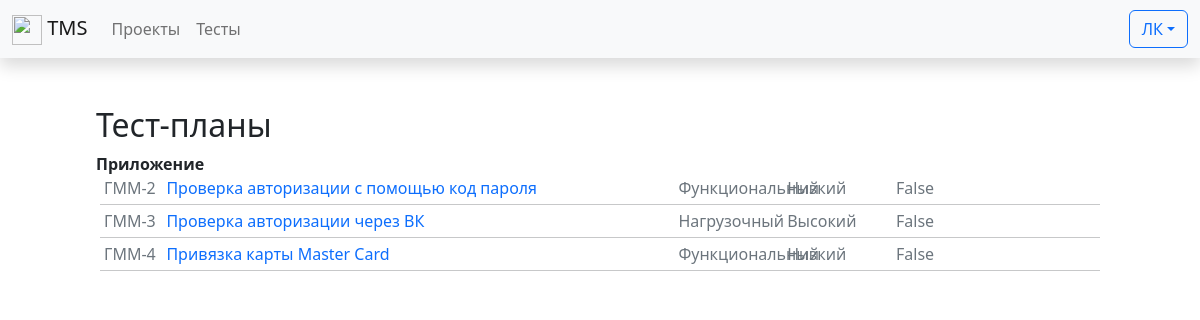
/project/1/test_plans/, run on the app's committed database.
### tests/models.py (models this page shows, shortened)
class TestPlans(models.Model):
    id = models.AutoField(_("Код тест-плана"), primary_key=True)
    title = models.CharField(_("Название тест-плана"), max_length=50)
    description = models.TextField(_("Описание тест-плана"))
    project = project = models.ForeignKey(Projects, verbose_name=_(
        "Проект"), on_delete=models.PROTECT)
    class Meta:
        verbose_name = _("Тест-план")
        verbose_name_plural = _("Тест-планы")

class TestCases(models.Model):
    id = models.AutoField(_("Код тест-кейса"), primary_key=True)
    """
    Описание тест-кейса
    """
    title = models.CharField(_("Название"), max_length=100)
    precondition = models.TextField(_("Предусловия"), blank=True, null=True)
    description = models.TextField(_("Описание"), blank=True, null=True)
    expectedResult = models.TextField(
        _("Ожидаемый результат"), blank=True, null=True)
    """
    Параметры тест кейса:
    - Проект
    - Набор
    - Тип теста
    - Приоритет
    - Статус
    - Автоматизирован (True/False)
    """
    project = models.ForeignKey(Projects, verbose_name=_(
        "Проект"), on_delete=models.PROTECT)
    suite = models.ForeignKey(TestSuites, verbose_name=_(
        "Группа"), null=True, on_delete=models.SET_NULL)
    type = models.ForeignKey(TestTypes, verbose_name=_(
        "Тип теста"), on_delete=models.PROTECT)
    priority = models.ForeignKey(TestPriorities, verbose_name=_(
        "Приоритет"), on_delete=models.PROTECT)
    status = models.ForeignKey(TestStatuses, verbose_name=_(
        "Статус"), on_delete=models.PROTECT, default=3)
    isAutomated = models.BooleanField(_("Автоматизирован"))
    """
    Кем и когда создано
    """
    created_by = models.ForeignKey(
        settings.AUTH_USER_MODEL, verbose_name="Создатель", on_delete=models.PROTECT, related_name='created_by')
    created_date = models.DateTimeField(_("Создано"), auto_now_add=True)
    """
    Кем и когда модифицировано
    """
    lastModified_by = models.ForeignKey(
        settings.AUTH_USER_MODEL, verbose_name="Последние изменения", on_delete=models.PROTECT, related_name='modified_by')
    lastModified_date = models.DateTimeField(_("Изменено"), auto_now=True)
    class Meta:
        verbose_name = _("Тест-кейс")
        verbose_name_plural = _("Тест-кейсы")

class TestTypes(models.Model):
    id = models.AutoField(_("Код типа"), primary_key=True)
    name = models.CharField(_("Тип"), max_length=50)
    class Meta:
        verbose_name = _("Тип теста")
        verbose_name_plural = _("Типы тестов")
    def __str__(self):
        return self.name

class TestPriorities(models.Model):
    id = models.AutoField(_("Код приоритета"), primary_key=True)
    name = models.CharField(_("Приоритет"), max_length=50)
    class Meta:
        verbose_name = _("Приоритет")
        verbose_name_plural = _("Приоритеты")
    def __str__(self):
        return self.name

### tests/views.py (the view)
# urls.py: path('project/<int:project_pk>/test_plans/', views.test_plans, name='test_plans'),
def test_plans(request, project_pk):
    project = Projects.objects.get(id=project_pk)
    testPlans_list = TestPlans.objects.filter(project__id=project_pk)
    testPlans_testCase_dict = dict()
    testCase_steps = dict()
    testCase_tags = dict()
    '''
    Попробую объяснить
    1. Получаем список айдишников тест-планов проекта
    2. Для каждого айдишника получаем QuerySet объектов TestCasePlans
    3. Для каждого значения QuerySet - TestCasePlans получаем TestCase
    4. Заносим все TestCase для айдишника плана в список и добавляем его в словарь

    Итог:
    Словарь вида:
    testPlan_id |   1   |    2   |   3   |
                |-------|--------|-------|
                |  TC1  |   TC6  |       |
                |  TC2  |   TC7  |       |
                |  TC3  |        |       |
                |       |        |       |
    '''
    for testPlan_id in testPlans_list:
        testPlan_list = TestCasePlans.objects.filter(testPlan=testPlan_id)
        l = list()
        for testPlan in testPlan_list:
            l.append(testPlan.testCase)
            testCase_steps[testPlan.testCase.id] = TestCaseSteps.objects.filter(
                testCase__project=project, testCase=testPlan.testCase)
            testCase_tags[testPlan.testCase.id] = TestCaseTags.objects.filter(
                testCase=testPlan.testCase
            ).values()
        testPlans_testCase_dict[testPlan_id] = l
    for k, v in testCase_tags.items():
        print(k, v)
    return render(request, 'test_plans.html', {
        'project': project,
        'suite_list': testPlans_list,
        'suite_test_list': testPlans_testCase_dict,
        'testCaseSteps': testCase_steps,
        'testCaseTags' : testCase_tags,
    }
    )

### tests/models.py (called while the page is built)
    def __str__(self):
        return self.name

    def acronym(self):
        regex = re.compile('[^а-яА-Яa-zA-Z]')
        return "".join(e[0].upper() for e in regex.sub(' ', self.name).split())

    def __str__(self):
        return self.name

    def __str__(self):
        return self.name

    def __str__(self):
        return self.description

### tests/views.py (called while the page is built)
@register.filter
def get_item(dictionary, key):
    return dictionary[key]

### templates/test_plans.html
{% extends 'base.html' %}
{% block content %}
    <div class="mx-5 p-5">
        <h2>Тест-планы</h2>
        {% block testPlanTable %}
        {% include "testCase/testPlan_table.html" %}
        {% endblock testPlanTable %}
    </div>
{% endblock content %}

### templates/testCase/testPlan_table.html (shortened to what this page needs)
{% block testPlanTable %}
    {% if suite_test_list %}
        {% for suite_name, test_list in suite_test_list.items %}
            {% if test_list %}
                <div class="collapse show" id="collapse_{{ forloop.counter }}">
                    <strong id="title">{{ suite_name.title }}</strong>
                    {% for test in test_list %}
                        {% with projectAcronym=test.project.acronym %}
                            <a class="d-flex flex-row text-decoration-none"
                                   href=""
                                   data-bs-toggle="modal"
                                   data-bs-target="#testCaseModal_{{ test.id }}">
                                   <div class="mx-2 text-secondary" style="width: 5%;">{{ projectAcronym }}-{{ test.id }}</div>
                                   <div class="mx-1 w-50" style="width: 25%;">{{ test.title }}</div>
                                   <div class="mx-1 text-secondary" style="width: 10%;">{{ test.type }}</div>
                                   <div class="mx-1 text-secondary" style="width: 10%;">{{ test.priority }}</div>
                                   <div class="mx-1 text-secondary" style="width: 5%;">{{ test.isAutomated }}</div>
                            </a>
                            <hr class="m-1">
                        {% endwith %}
                    {% endfor %}
                </div>
            {% endif %}
        {% endfor %}
    {% else %}
        <div>Нет тестов :(</div>
    {% endif %}
{% endblock %}

### data on the page
TestPlans: title "Приложение"
TestCases: project.acronym "ГММ", id "2", title "Проверка авторизации с помощью код пароля", type "Функциональный", priority "Низкий", isAutomated "False"
TestCases: project.acronym "ГММ", id "3", title "Проверка авторизации через ВК", type "Нагрузочный", priority "Высокий", isAutomated "False"
TestCases: project.acronym "ГММ", id "4", title "Привязка карты Master Card", type "Функциональный", priority "Низкий", isAutomated "False"
